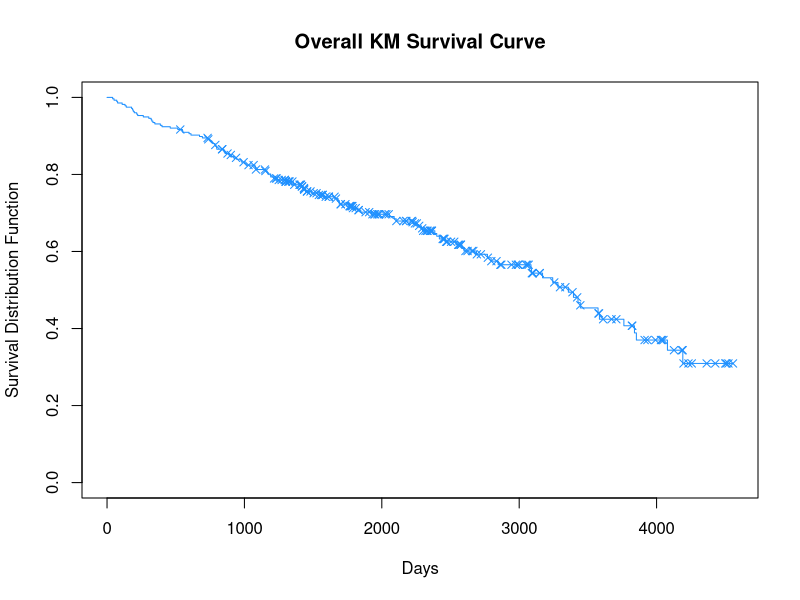
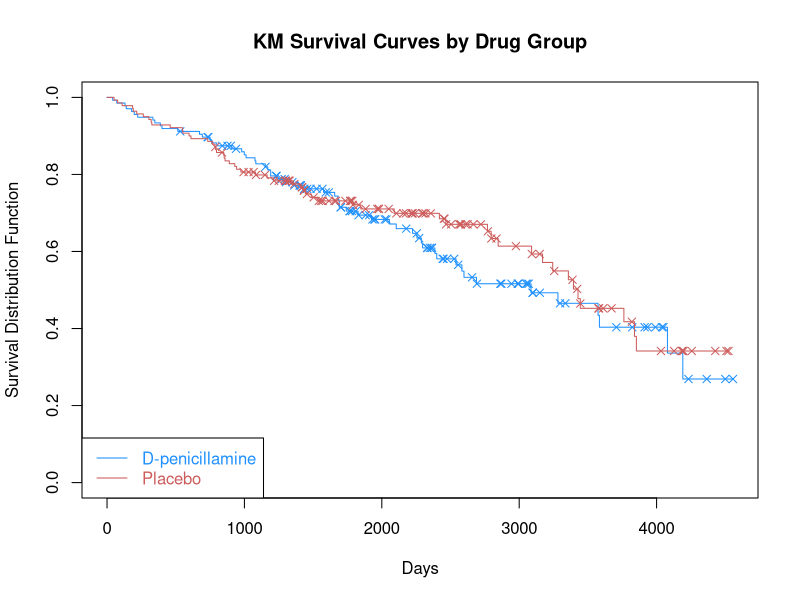
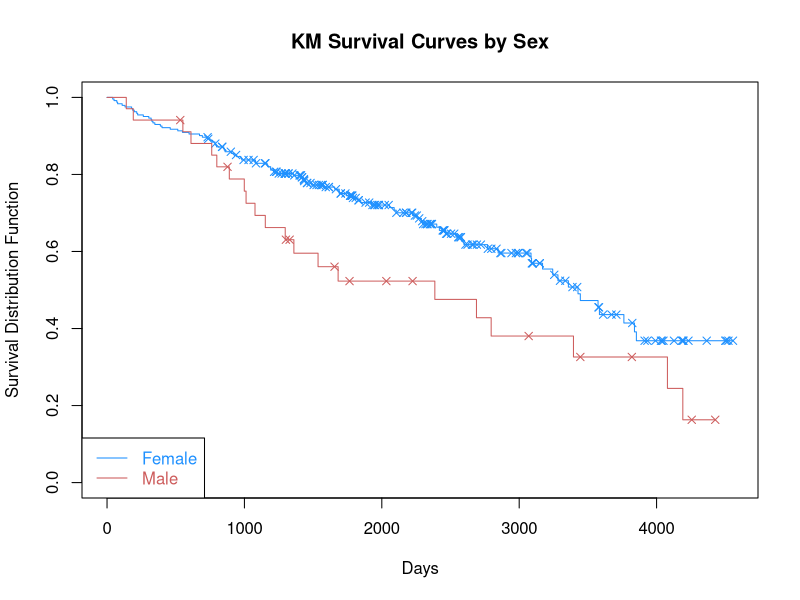
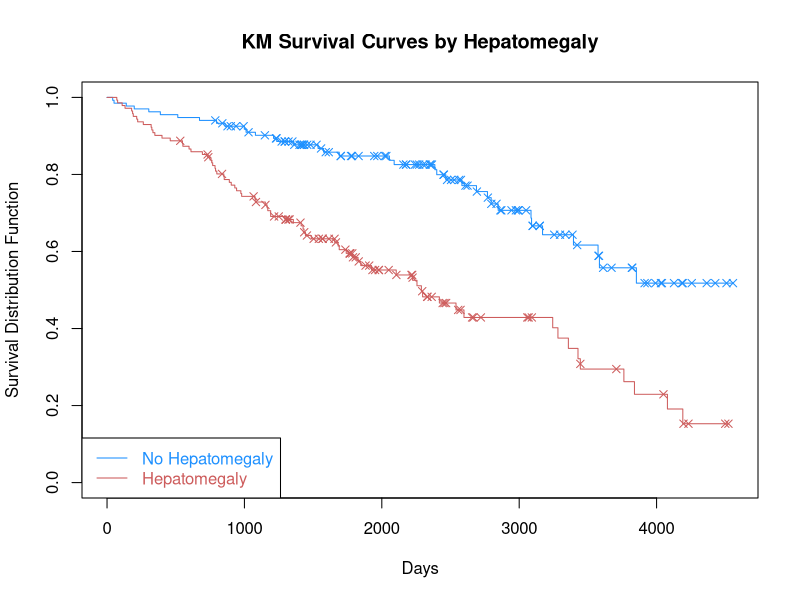
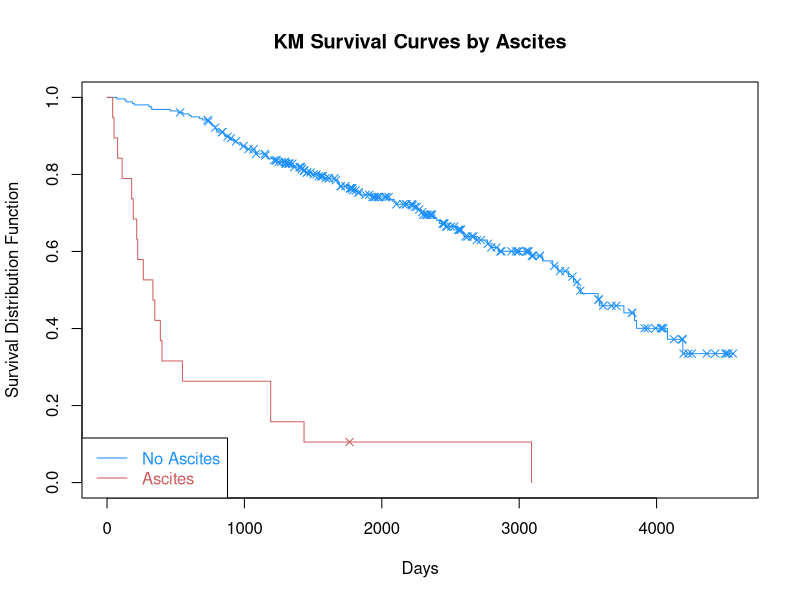

Source code (R) for these figures, in order:
## ---- chunk 1
library(tidyverse)
df = read.csv("cirrhosis.csv", header=T, sep=",")
cirrhosis.df = df %>% drop_na()
## ---- chunk 2
library(survival)
# fitting overall survival curve
overall.surv<- survfit(Surv(N_Days, Status=="D") ~ 1, data=cirrhosis.df, se.fit=F)
summary(overall.surv)
plot(overall.surv, mark.time=T, pch=4, col="dodgerblue", main="Overall KM Survival Curve", xlab="Days", ylab="Survival Distribution Function")
## ---- chunk 3
drug.surv <- survfit(Surv(N_Days, Status=="D") ~ Drug,
                     data=cirrhosis.df, se.fit=FALSE)
survdiff(Surv(N_Days, Status=="D") ~ Drug,
         data=cirrhosis.df)
plot(drug.surv, mark.time=T, pch=4, col=c("dodgerblue", "indianred"), main="KM Survival Curves by Drug Group", xlab="Days", ylab="Survival Distribution Function")
legend("bottomleft", lty=1, col=c("dodgerblue", "indianred"), legend=c("D-penicillamine", "Placebo"), text.col=c("dodgerblue", "indianred"))
## ---- chunk 4
sex.surv <- survfit(Surv(N_Days, Status=="D") ~ Sex,
                     data=cirrhosis.df, se.fit=FALSE)
survdiff(Surv(N_Days, Status=="D") ~ Sex,
         data=cirrhosis.df)
plot(sex.surv, mark.time=T, pch=4, col=c("dodgerblue", "indianred"), main="KM Survival Curves by Sex", xlab="Days", ylab="Survival Distribution Function")
legend("bottomleft", lty=1, col=c("dodgerblue", "indianred"), legend=c("Female", "Male"), text.col=c("dodgerblue", "indianred"))
## ---- chunk 5
hepa.surv <- survfit(Surv(N_Days, Status=="D") ~ Hepatomegaly,
                     data=cirrhosis.df, se.fit=FALSE)
survdiff(Surv(N_Days, Status=="D") ~ Hepatomegaly,
         data=cirrhosis.df)
plot(hepa.surv, mark.time=T, pch=4, col=c("dodgerblue", "indianred"), main="KM Survival Curves by Hepatomegaly", xlab="Days", ylab="Survival Distribution Function")
legend("bottomleft", lty=1, col=c("dodgerblue", "indianred"), legend=c("No Hepatomegaly", "Hepatomegaly"), text.col=c("dodgerblue", "indianred"))
## ---- chunk 6
ascites.surv <- survfit(Surv(N_Days, Status=="D") ~ Ascites,
                     data=cirrhosis.df, se.fit=FALSE)
survdiff(Surv(N_Days, Status=="D") ~ Ascites,
         data=cirrhosis.df)
plot(ascites.surv, mark.time=T, pch=4, col=c("dodgerblue", "indianred"), main="KM Survival Curves by Ascites", xlab="Days", ylab="Survival Distribution Function")
legend("bottomleft", lty=1, col=c("dodgerblue", "indianred"), legend=c("No Ascites", "Ascites"), text.col=c("dodgerblue", "indianred"))
## ---- chunk 7
# creating reference variables
drug.rel <- relevel(as.factor(cirrhosis.df$Drug), ref="Placebo")
sex.rel <- relevel(as.factor(cirrhosis.df$Sex), ref="F")
ascites.rel <- relevel(as.factor(cirrhosis.df$Ascites), ref="N")
hepatomegaly.rel <- relevel(as.factor(cirrhosis.df$Hepatomegaly), ref="N")
spiders.rel <- relevel(as.factor(cirrhosis.df$Spiders), ref="N")
edema.rel <- relevel(as.factor(cirrhosis.df$Edema), ref="N")
stage.rel <- relevel(as.factor(cirrhosis.df$Stage), ref=1)

# estimating beta coefficients
cox.model <- coxph(Surv(N_Days, Status=="D") ~ drug.rel + Age + sex.rel + ascites.rel + hepatomegaly.rel + spiders.rel + edema.rel + Bilirubin + Cholesterol + Albumin + Copper + Alk_Phos + SGOT + Tryglicerides + Platelets + Prothrombin + stage.rel
                   , data=cirrhosis.df)
summary(cox.model)
# estimating the baseline survival function
base.surv <- survfit(cox.model, se.fit=F)
summary(base.surv)
mean(cirrhosis.df$Age)
mean(cirrhosis.df$Bilirubin)
mean(cirrhosis.df$Cholesterol)
mean(cirrhosis.df$Albumin)
mean(cirrhosis.df$Copper)
mean(cirrhosis.df$Alk_Phos)
mean(cirrhosis.df$SGOT)
mean(cirrhosis.df$Tryglicerides)
mean(cirrhosis.df$Platelets)
mean(cirrhosis.df$Prothrombin)
## ---- chunk 8
# predicting the probability of Jordan Franklin -- a fictional character from the show Grey's Anatomy
# what is the probability of survival for jordan franklin on day 4000 from the start of the study


# Diagnosis
# - Ascites
# - Hemochromatosis
# - Liver Disease

# Treatment: paracentesis - fluid draining

# Characteristics:
# Drug = Placebo, Age=60 years or (22000 days), Sex=M, Ascites=Y, Hepatomegaly=N, Spiders=N, Edema=N, Billirubin=2, Cholesterol=300, Albumin=5, Copper=140, Alk Phos=1000, SGOT=100, Trigylcerides=200, Platelets=250, Prothrombin=13, Stage=4
